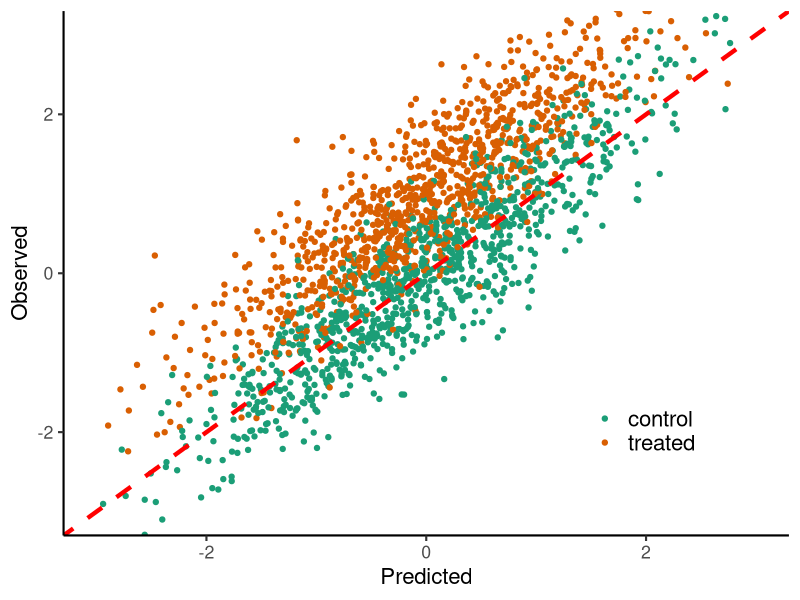
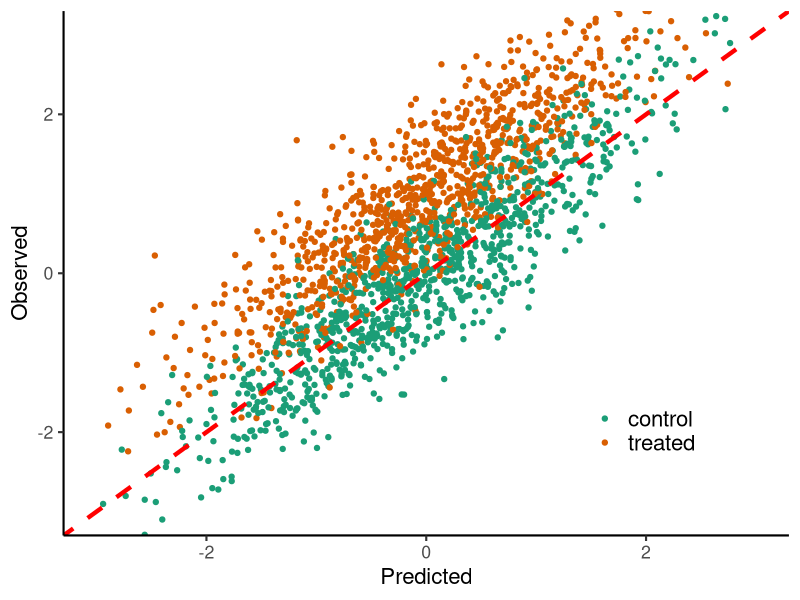

These figures' R source, in order: (Note: this script raises an error after producing the figures.)
n <- 1e3
x <- rnorm(n)
t <- rbinom(n, 1, 0.5)
model <- \(.x, .t) 10 + 2 * .x - 1 * .t
y <- 10 + 2 * x + 1 * t + rnorm(n, sd = 0.1)
print(cor(model(x, t), y))
print(lm(model(x, t) ~ x + t))
print(lm(y ~ x + t))


library(tidyverse)
theme_set(theme_classic(base_size = 16))
x <- rnorm(2e3)
t <- rbinom(2e3, 1, 0.5)
y <- x + t + rnorm(2e3, sd = .5)

ggplot(tibble(x = x, y = y, t = ifelse(t == 1, "treated", "control")), aes(x, y, color = t)) +
    geom_point(size = 1.5) +
    labs(
        x = "Predicted",
        y = "Observed"
    ) +
    geom_abline(intercept = 0, linetype = 2, linewidth = 1.5, slope = 1, color = "red") +
    theme(
        legend.position = "inside",
        legend.position.inside = c(.8, .2),
        legend.text = element_text(size = 16)
    ) +
    coord_cartesian(xlim = c(-3, 3), ylim = c(-3, 3)) +
    scale_color_brewer(palette = "Dark2", name = NULL)
ggsave(
    "scratch.png",
    width = 6,
    height = 4.5,
    dpi = 300
)
d %>%
    ggplot(aes(factor(t), y = y)) +
    geom_violin()
ggplot(tibble(x = rnorm(2e3), y = x + rnorm(2e3, sd = 1.5)), aes(x, y)) +
    geom_point(size = 1.5) +
    labs(
        x = "Predicted",
        y = "Observed"
    ) +
    geom_abline(intercept = 0, linetype = 2, linewidth = 1.5, slope = 1, color = "red") +
    theme(legend.position = "none") +
    coord_cartesian(xlim = c(-3, 3), ylim = c(-3, 3))
ggsave(
    "scratch2.png",
    width = 6,
    height = 4.5,
    dpi = 300
)
